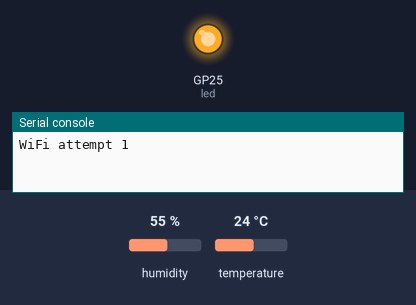
Bench run of a program on a simulated Raspberry Pi Pico running MicroPython. On the bench: output pins drawn as LEDs (lit = HIGH), the last lines printed to the serial console. The inputs (shaded band) are chosen by the test bench; at power-on: humidity 55 %, temperature 24 °C. WiFi joins after 1.5 s; values from a settings file that is not in the repository are placeholders; web requests get an empty 200 reply after 0.4 s; the clock reads 2024-03-15 10:24:30 at power-on unless the program sets it.

Above: at 1.2 s.
At 32.4 s:
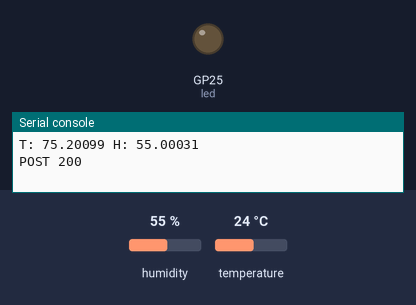
Timing chart, 0 to 78.6 s (numbered marks = the images above):
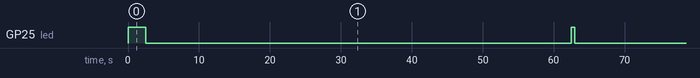

The program:

main.py
```python
from machine import Pin, I2C
import network
import time
import urequests
import json
import secrets

SERVER_URL = "http://140.192.164.156:5000/api/submit"
NODE_ID = "plant-080"
FIRMWARE_VERSION = "pico-aht20-0.2"

AHT20_ADDR = 0x38
READ_INTERVAL_S = 60

led = Pin("LED", Pin.OUT)
i2c = I2C(0, sda=Pin(4), scl=Pin(5), freq=100000)


def connect_wifi(max_attempts=3):
    wlan = network.WLAN(network.STA_IF)
    wlan.active(True)

    if wlan.isconnected():
        return True

    for attempt in range(1, max_attempts + 1):
        print("WiFi attempt", attempt)
        wlan.connect(secrets.WIFI_SSID, secrets.WIFI_PASSWORD)

        start = time.time()
        while not wlan.isconnected():
            if time.time() - start > 15:
                break
            time.sleep(1)

        if wlan.isconnected():
            print("WiFi connected:", wlan.ifconfig())
            return True

        backoff = attempt * 5
        print("WiFi failed, backing off", backoff, "s")
        time.sleep(backoff)

    return False


def read_aht20():
    i2c.writeto(AHT20_ADDR, b'\xBE\x08\x00')
    time.sleep(0.01)

    i2c.writeto(AHT20_ADDR, b'\xAC\x33\x00')
    time.sleep(0.08)

    data = i2c.readfrom(AHT20_ADDR, 6)

    raw_humidity = ((data[1] << 16) | (data[2] << 8) | data[3]) >> 4
    humidity = raw_humidity * 100 / 1048576

    raw_temp = ((data[3] & 0x0F) << 16) | (data[4] << 8) | data[5]
    temperature_C = raw_temp * 200 / 1048576 - 50
    temperature_F = temperature_C * 9 / 5 + 32

    return temperature_F, humidity


def build_payload(temp, humidity):
    return {
        "node_id": NODE_ID,
        "firmware_version": FIRMWARE_VERSION,
        "timestamp_node": "",
        "readings": {
            "temperature_F": temp,
            "humidity_percent": humidity
        },
        "integrity": {
            "state": "green",
            "score": 1.0,
            "mode": "aht20-loop-retry"
        }
    }


def post_payload(payload, max_attempts=3):
    for attempt in range(1, max_attempts + 1):
        try:
            response = urequests.post(
                SERVER_URL,
                headers={"Content-Type": "application/json"},
                data=json.dumps(payload)
            )

            status = response.status_code
            text = response.text
            response.close()

            print("POST", status, text)

            if 200 <= status < 300:
                return True

        except Exception as e:
            print("POST failed:", e)

        backoff = attempt * 5
        print("POST backoff", backoff, "s")
        time.sleep(backoff)

    return False


while True:
    led.on()

    if connect_wifi():
        try:
            temp, humidity = read_aht20()
            print("T:", temp, "H:", humidity)

            payload = build_payload(temp, humidity)
            ok = post_payload(payload)

            if not ok:
                print("POST ultimately failed")

        except Exception as e:
            print("Sensor or payload error:", e)
    else:
        print("WiFi ultimately failed")

    led.off()
    time.sleep(READ_INTERVAL_S)
```

Measured:
- by itself, GP25 (led): repeats every 60.5 s: LOW 60.0 s, HIGH 0.49 s
